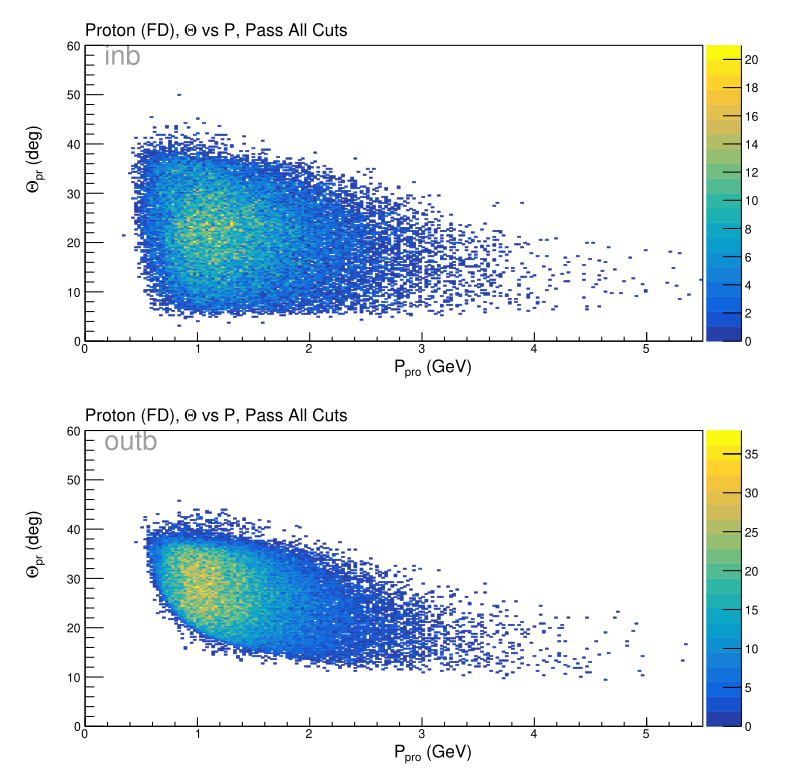

This chart was generated by the following Python code:
#!/usr/bin/env python 
import argparse 
import numpy as np
import math
# Trick for docker install to run headless
# and never use plt.show() 
# dont use matplotlib while running this code on the batch farm
#import matplotlib
#matplotlib.use('agg')
#import matplotlib.pyplot as plt 

################################################################
## note - this is used for analyzing the RAD elastic events
## that includes both ISR and FSR. First half is ISR CTOF

from array import array 
from ROOT import (TH1F, TH2F, TF1, TFile, TCanvas,
                  gPad, gStyle, TLatex, TGraphErrors,
                  TLine, kRed, kBlack, kBlue, kWhite, kTRUE, gROOT)

from ROOT import( RooRealVar, RooArgSet, RooArgList, RooDataHist,
                  RooGaussian, RooFit, RooAddPdf, RooPolynomial, RooFormulaVar, RooLinkedList)

default_histo = TH1F('default', '', 100, 0, 1)
default_histo2d = TH2F('default', '', 100, 0, 1, 100, 0, 1)
global_dump = []

gROOT.SetBatch(kTRUE);


def load_histos(file):
    ''' Use the ROOT file structure to load a dictionary of histograms. '''
    h = {}
    for k in file.GetListOfKeys():
        h[k.GetName()] = file.Get(k.GetName())
    return h

def setup_global_options():
    gStyle.SetOptTitle(0)
    gStyle.SetOptStat(0)
    gStyle.SetPalette(57)

def get_fit_limits(txt_file_name, sig_range):
    params = {}
    txt_file = open(txt_file_name,'r')
    for ll in txt_file:
        sect = int(ll.split(' ')[0])
        mean = float(ll.split(' ')[1])
        sig = float(ll.split(' ')[2])
        params[sect] = [mean+sig_range*sig, mean-sig_range*sig]
    return params
    
def getFitFractionalHeight( h_temp, h_name, percent_max, save_fits):
    # fitting routine adopted from Andrew Puckett.
    print(' special fitting routine ')
    xlow, xhigh, histmax = 0, 0, 0
    binlow, binhigh, binmax = 0, 0, 0

    
    binmax = h_temp.GetMaximumBin()
    histmax = h_temp.GetMaximum()#GetBinContent(h_temp.GetMaximumBin())
    #print('histmax ' + str(histmax))
    
    binlow = binmax
    binhigh = binmax

    while h_temp.GetBinContent(binhigh) >= percent_max*histmax and binhigh <= h_temp.GetNbinsX() : binhigh+=1
    while h_temp.GetBinContent(binlow) >= percent_max*histmax and binlow > 1 : binlow-=1
    
    xlow = h_temp.GetBinLowEdge(binlow)
    xhigh = h_temp.GetBinLowEdge(binhigh+1)
    
    print(h_name)
    print(' >> bin high values ' + str(binhigh) + ' bin low ' + str(binlow) )
    print(" >> values used " + str(xlow) + " " + str(xhigh) + " " + str(histmax) )
    
    fit_temp = TF1(h_name,'gaus', xlow, xhigh )
    fit_temp.SetParameter(0, histmax)
    fit_temp.SetParameter(1, h_temp.GetBinCenter(h_temp.GetMaximumBin()))
    
                              
    h_temp.Fit(h_name,"R") # add Q for quiet
    save_fits.append(fit_temp)
    
    temp_mean = fit_temp.GetParameter(1)
    temp_rms = fit_temp.GetParameter(2)
    
    return fit_temp#[temp_mean, temp_rms ]


def plot_sector_page(canvas, histos, title_formatter, label, save_name,
                     xtitle=None, ytitle=None, title=None,  log=False,
                     y_fit_range=None, landscape=False, x_range=None, vline=None, vline2=None,
                     hline=None, hlines = None ,special_plot = None, 
                     fit_par = None, fit_range=None, sector_fit_info=None, fract_fit=None, save_fit_results=None, vlines=None):

    root_garbage_can = []
    root_is_dumb = []
    canvas.Clear() 
    if landscape:
        canvas.Divide(3,2)
    else:
        canvas.Divide(2,3)

    fit_result_out = None
    if save_fit_results:
        fit_result_out = open( save_fit_results, 'w')


    for i in range(1,7):
        canvas.cd(i)

        #if isinstance(histos[title_formatter.format(i)], TH1F):
        if isinstance(histos.get(title_formatter.format(i), default_histo), TH1F):
            if x_range:
                histos.get(title_formatter.format(i), default_histo).GetXaxis().SetRangeUser(x_range[0], x_range[1])
                
            if not special_plot:
                histos.get(title_formatter.format(i), default_histo).SetFillColorAlpha(55, 0.65)
                histos.get(title_formatter.format(i), default_histo).Draw()
                histos.get(title_formatter.format(i), default_histo).SetMinimum(0)

            if y_fit_range:
                my_fit = TF1('myfit',"gaus(0)",y_fit_range[i-1][0], y_fit_range[i-1][1])
                label.DrawLatex(0.55, 0.86, '#mu = {0:6.4f}'.format(fit.GetParameter(1)))
                label.DrawLatex(0.55, 0.8, '#sigma = {0:6.4f}'.format(fit.GetParameter(2)))

            if vline:
                gPad.Update()
                ymax=gPad.GetUymax()                
                line = TLine(vline, 0,
                             vline, ymax)
                print(ymax)

                line.SetLineColor(kRed)
                line.SetLineStyle(1)
                line.Draw('same')
                root_garbage_can.append(line)
                global_dump.append(line)

            if vline2:
                gPad.Update()
                ymax=gPad.GetUymax()                
                print(ymax)
                print('drawing line HERE {}'.format(vline2))
                line2 = TLine(vline2, 0,
                              vline2, ymax)
                line2.SetLineColor(kRed)
                line2.SetLineStyle(1)
                line2.Draw('same')

            if vlines:
                gPad.Update()
                ymax=gPad.GetUymax()                
                line = TLine(vlines[i][0], 0,
                             vlines[i][0], ymax)
                line2 = TLine(vlines[i][1], 0,
                              vlines[i][1], ymax)

                print(ymax)

                line.SetLineColor(kRed)
                line.SetLineStyle(1)
                line2.SetLineColor(kRed)
                line2.SetLineStyle(1)
                line.Draw('same')
                line2.Draw('same')
                root_garbage_can.append(line)
                global_dump.append(line)            
                root_is_dumb.append(line2)
                global_dump.append(line2)
                
            
        #elif isinstance(histos[title_formatter.format(i)], TH2F):
        elif isinstance(histos.get(title_formatter.format(i), default_histo), TH2F):
            # histos[title_formatter.format(i)].Draw('colz')
            histos.get(title_formatter.format(i), default_histo).Draw('colz')
            if log:
                gPad.SetLogz() 
        else:
            #raise NotImplementedException('plot_sector_page only supports TH1F, TH2F')
            pass

        if vline:
            line = TLine(vline, histos.get(title_formatter.format(i), default_histo).GetYaxis().GetXmin(),
                         vline, histos.get(title_formatter.format(i), default_histo).GetYaxis().GetXmax())
            line.SetLineColor(1)
            line.SetLineStyle(1)
            line.Draw('same')
            root_garbage_can.append(line)
            root_is_dumb.append(line)

        if vline2:
            print('drawing line')
            line2 = TLine(vline2, histos.get(title_formatter.format(i), default_histo).GetYaxis().GetXmin(),
                         vline2, histos.get(title_formatter.format(i), default_histo).GetYaxis().GetXmax())
            line2.SetLineColor(1)
            line2.SetLineStyle(1)
            line2.Draw('same')
            root_is_dumb.append(line2)
            root_garbage_can.append(line2)

        if hline:
            xmin = histos.get(title_formatter.format(i)).GetXaxis().GetXmin()
            xmax = histos.get(title_formatter.format(i)).GetXaxis().GetXmax() 
            line = TLine(xmin, hline, xmax, hline)
            line.SetLineColor(1)
            line.SetLineStyle(1)
            line.Draw('same')
            root_garbage_can.append(line)
            
        if hlines:
            for hl in hlines:
                xmin = histos.get(title_formatter.format(i)).GetXaxis().GetXmin()
                xmax = histos.get(title_formatter.format(i)).GetXaxis().GetXmax() 
                line = TLine(xmin, hl, xmax, hl)
                line.SetLineColor(1)
                line.SetLineStyle(1)
                line.Draw('same')
                root_garbage_can.append(line)
            
    
        if title:
            label.DrawLatex(0.1, 0.925, title)

        if xtitle:
            label.DrawLatex(0.5, 0.015, xtitle)

        if ytitle:
            label.SetTextAngle(90)
            label.DrawLatex(0.04, 0.5, ytitle)
            label.SetTextAngle(0)


    if save_fit_results:
        fit_result_out.close()
    canvas.Print(save_name)


def plot_pass_fail_page_sidebyside(canvas, histos_inb, histos_outb, title_formatter, label, save_name,
                                   xtitle=None, ytitle=None, title=None, log=False,
                                   y_fit_range=None, landscape=False, x_range=None, vline=None, vline2=None,
                                   hline=None, vlines=None, cut_result_formatter=None):
    
    root_garbage_can = []
    root_is_dumb = []
    canvas.Clear() 
    canvas.Divide(1,2)
    canvas.cd(1)

    cut_result  = ['raw','fail','pass'] 
    color_result = [1,2,4]#kBlack, kBlue, kRed]
    cut_result_title=None
    if cut_result_formatter:
        cut_result_title = cut_result_formatter
    else:
        cut_result_title=cut_result

    result_index=0
    for rr in cut_result_title:
        result_index+=1                        
        if isinstance(histos_inb.get(title_formatter.format(rr), default_histo), TH1F):
            
            if x_range:
                histos_inb.get(title_formatter.format(rr), default_histo).GetXaxis().SetRangeUser(x_range[0], x_range[1])
                         
            histos_inb.get(title_formatter.format(rr), default_histo).SetFillColorAlpha(kWhite, 0)
            histos_inb.get(title_formatter.format(rr), default_histo).SetLineColor(color_result[result_index-1])
            histos_inb.get(title_formatter.format(rr), default_histo).Draw('same')
            if log:
                histos_inb.get(title_formatter.format(rr), default_histo).SetMinimum(0.1)
            label.DrawLatex(0.57, 0.8 - 0.05*(result_index-1), '#color[{}]'.format(color_result[result_index-1]) + '{' + cut_result[result_index-1] + '}')
                
    if title:
        label.DrawLatex(0.1, 0.925, title)
        
    if xtitle:
        label.DrawLatex(0.5, 0.015, xtitle)
                
    if ytitle:
        label.SetTextAngle(90)
        label.DrawLatex(0.04, 0.5, ytitle)
        label.SetTextAngle(0)

    flabel=TLatex()
    flabel.SetTextColorAlpha(1, 0.376)
    flabel.SetNDC()
    flabel.SetTextFont(42)
    flabel.SetTextSize(0.08)
    flabel.DrawLatex(0.125, 0.847, 'inb')


    canvas.cd(2)
    result_index=0
    for rr in cut_result_title:
        result_index+=1                        
        if isinstance(histos_outb.get(title_formatter.format(rr), default_histo), TH1F):
            
            if x_range:
                histos_outb.get(title_formatter.format(rr), default_histo).GetXaxis().SetRangeUser(x_range[0], x_range[1])
                         
            histos_outb.get(title_formatter.format(rr), default_histo).SetFillColorAlpha(kWhite, 0)
            histos_outb.get(title_formatter.format(rr), default_histo).SetLineColor(color_result[result_index-1])
            histos_outb.get(title_formatter.format(rr), default_histo).Draw('same')
            if log:
                histos_outb.get(title_formatter.format(rr), default_histo).SetMinimum(0.1)
            label.DrawLatex(0.57, 0.8 - 0.05*(result_index-1), '#color[{}]'.format(color_result[result_index-1]) + '{' + cut_result[result_index-1] + '}')
                
    if title:
        label.DrawLatex(0.1, 0.925, title)
        
    if xtitle:
        label.DrawLatex(0.5, 0.015, xtitle)
                
    if ytitle:
        label.SetTextAngle(90)
        label.DrawLatex(0.04, 0.5, ytitle)
        label.SetTextAngle(0)

    flabel=TLatex()
    flabel.SetTextColorAlpha(1, 0.376)
    flabel.SetNDC()
    flabel.SetTextFont(42)
    flabel.SetTextSize(0.08)
    flabel.DrawLatex(0.125, 0.847, 'outb')



    canvas.Print(save_name)

def plot_page_sidebyside(canvas, histos_inb, histos_outb, title_formatter, label, save_name,
                        xtitle=None, ytitle=None, title=None, log=False,
                        y_fit_range=None, landscape=False, x_range=None, vline=None, vline2=None, hlines_inb = None, hlines_outb=None,
                         hline=None, vlines_inb=None, vlines_outb=None):

    root_garbage_can = []
    root_is_dumb = []
    canvas.Clear() 
    canvas.Divide(1,2)

    canvas.cd(1)
    if isinstance(histos_inb.get(title_formatter, default_histo), TH1F):
        
        if x_range:
            histos_inb.get(title_formatter, default_histo).GetXaxis().SetRangeUser(x_range[0], x_range[1])
        if log:
            histos_inb.get(title_formatter, default_histo).SetMinimum(0.1)
        histos_inb.get(title_formatter, default_histo).Draw('same')
        if vline:
            gPad.Update()
            ymax=gPad.GetUymax()                                        
            line = TLine(vline, 0,
                         vline, ymax)
            line.SetLineColor(kRed)
            line.Draw("same")
            root_is_dumb.append(line)
        if vlines_inb:
            for vl in vlines_inb:
                gPad.Update()
                ymax=gPad.GetUymax()                                        
                line = TLine(vl, 0,
                             vl, ymax)

                line.SetLineColor(kRed)
                line.SetLineStyle(1)
                line.SetLineWidth(2)
                line.Draw('same')
                root_garbage_can.append(line)

    if isinstance(histos_inb.get(title_formatter, default_histo), TH2F):
        histos_inb.get(title_formatter, default_histo).Draw('colz')
        
    if title:
        label.DrawLatex(0.1, 0.925, title)
        
    if xtitle:
        label.DrawLatex(0.5, 0.015, xtitle)
        
    if ytitle:
        label.SetTextAngle(90)
        label.DrawLatex(0.04, 0.5, ytitle)
        label.SetTextAngle(0)
    flabel=TLatex()
    flabel.SetTextColorAlpha(1, 0.376)
    flabel.SetNDC()
    flabel.SetTextFont(42)
    flabel.SetTextSize(0.08)
    flabel.DrawLatex(0.125, 0.847, 'inb')

    if hlines_inb:
        for hl in hlines_inb:
            xmin = histos_inb.get(title_formatter).GetXaxis().GetXmin()
            xmax = histos_inb.get(title_formatter).GetXaxis().GetXmax() 
            line = TLine(xmin, hl, xmax, hl)
            line.SetLineColor(1)
            line.SetLineStyle(1)
            line.Draw('same')
            root_garbage_can.append(line)
        
    if vline:
        line = TLine(vline, histos_inb.get(title_formatter, default_histo).GetYaxis().GetXmin(),
                     vline, histos_inb.get(title_formatter, default_histo).GetYaxis().GetXmax())
        line.SetLineColor(1)
        line.SetLineStyle(1)
        line.Draw('same')
        root_garbage_can.append(line)

    ##############################
    ## outbending 
    canvas.cd(2)
    if isinstance(histos_outb.get(title_formatter, default_histo), TH1F):
        
        if x_range:
            histos_outb.get(title_formatter, default_histo).GetXaxis().SetRangeUser(x_range[0], x_range[1])
        if log:
            histos_outb.get(title_formatter, default_histo).SetMinimum(0.1)
        histos_outb.get(title_formatter, default_histo).Draw('same')
        if vline:
            gPad.Update()
            ymax=gPad.GetUymax()                                        
            line = TLine(vline, 0,
                         vline, ymax)
            line.SetLineColor(kRed)
            line.Draw("same")
            root_is_dumb.append(line)
        if vlines_outb:
            for vl in vlines_outb:
                gPad.Update()
                ymax=gPad.GetUymax()                                        
                line = TLine(vl, 0,
                             vl, ymax)

                line.SetLineColor(kRed)
                line.SetLineStyle(1)
                line.SetLineWidth(2)
                line.Draw('same')
                root_garbage_can.append(line)

            
    if isinstance(histos_outb.get(title_formatter, default_histo), TH2F):
        histos_outb.get(title_formatter, default_histo).Draw('colz')
        
    if title:
        label.DrawLatex(0.1, 0.925, title)
        
    if xtitle:
        label.DrawLatex(0.5, 0.015, xtitle)
        
    if ytitle:
        label.SetTextAngle(90)
        label.DrawLatex(0.04, 0.5, ytitle)
        label.SetTextAngle(0)
    flabel=TLatex()
    flabel.SetTextColorAlpha(1, 0.376)
    flabel.SetNDC()
    flabel.SetTextFont(42)
    flabel.SetTextSize(0.08)
    flabel.DrawLatex(0.125, 0.847, 'outb')

    if hlines_outb:
        for hl in hlines_outb:
            xmin = histos_outb.get(title_formatter).GetXaxis().GetXmin()
            xmax = histos_outb.get(title_formatter).GetXaxis().GetXmax() 
            line = TLine(xmin, hl, xmax, hl)
            line.SetLineColor(1)
            line.SetLineStyle(1)
            line.Draw('same')
            root_garbage_can.append(line)
        
    if vline:
        line = TLine(vline, histos_outb.get(title_formatter, default_histo).GetYaxis().GetXmin(),
                     vline, histos_outb.get(title_formatter, default_histo).GetYaxis().GetXmax())
        line.SetLineColor(1)
        line.SetLineStyle(1)
        line.Draw('same')
        root_garbage_can.append(line)


    canvas.Print(save_name)


def add_text_page(can, label, text, save_name):
    """ Write some text onto a page. """
    can.Clear()
    can.cd(1)
    label.DrawLatex(0.1, 0.5, text)
    can.Print(save_name)
    
    
if __name__ == '__main__':

    ap = argparse.ArgumentParser()
    ap.add_argument(
        '-iinb',
        '--input_inb_file',
        required=True
    )
    ap.add_argument(
        '-ioutb',
        '--input_outb_file',
        required=True
    )
    ap.add_argument(
        '-o',
        '--output_prefix',
        required=True
    )
    args = ap.parse_args()

    input_inb_rootfile = args.input_inb_file
    input_outb_rootfile = args.input_outb_file

    output_pdfname = args.output_prefix + '.pdf'
    rootfile_inb = TFile(input_inb_rootfile)
    rootfile_outb = TFile(input_outb_rootfile)
    histos_inb = load_histos(rootfile_inb)
    histos_outb = load_histos(rootfile_outb)
        
    setup_global_options() 

    can = TCanvas('can', 'can', 1100, 1100)
    can.SetBatch(kTRUE)

    lab = TLatex()
    lab.SetNDC()
    lab.SetTextFont(42)
    lab.SetTextSize(0.05)
    lab.SetTextColor(1)
    
    chi2_lines = [-6, -5, -4, -3, -2, -1, 1 , 2, 3, 4, 5, 6]
    
    can.Print('{}['.format(output_pdfname))


    # see the makineFinalPlots.py file for event selection based on calculated missing energy and masses

    # overview of final state events kinematics
    #plot_sector_page(can, histos, 'p_pro_theta_pass_all', lab, output_pdfname,
    #                 xtitle='P_{pro} (GeV)', ytitle='#Theta_{pr} (deg)', title='Proton (FD), #Theta vs P, Pass All Cuts')
    
    plot_page_sidebyside(can, histos_inb, histos_outb, 'p_pro_theta_pass_all', lab, output_pdfname,
                     xtitle='P_{pro} (GeV)', ytitle='#Theta_{pr} (deg)', title='Proton (FD), #Theta vs P, Pass All Cuts')

    plot_page_sidebyside(can, histos_inb, histos_outb, 'p_kp_theta_pass_all', lab, output_pdfname,
                     xtitle='P_{K^{+}} (GeV)', ytitle='#Theta_{K^{+}} (deg)', title='K^{ +}(FD), #Theta vs P, Pass All Cuts')

    plot_page_sidebyside(can, histos_inb, histos_outb,  'p_km_theta_pass_all', lab, output_pdfname,
                     xtitle='P_{K^{-}} (GeV)', ytitle='#Theta_{K^{-}} (deg)', title='K^{ -}(FD), #Theta vs P, Pass All Cuts')

    # can we further improve with cuts on beta vs p?
    # check beta vs p at beginning passing all exclusivity cuts
    # beta vs p
    plot_page_sidebyside(can, histos_inb, histos_outb, 'p_pro_beta_pass_all', lab, output_pdfname,
                     xtitle='P_{pro} (GeV)', ytitle='#beta_{pr}', title='Proton (FD), #beta vs P, Pass All Cuts')

    plot_page_sidebyside(can, histos_inb, histos_outb, 'p_kp_beta_pass_all', lab, output_pdfname,
                     xtitle='P_{K^{+}} (GeV)', ytitle='#beta_{K^{+}}', title='K^{ +}(FD), #beta vs P, Pass All Cuts')

    plot_page_sidebyside(can, histos_inb, histos_outb, 'p_km_beta_pass_all', lab, output_pdfname,
                     xtitle='P_{K^{-}} (GeV)', ytitle='#beta_{K^{-}}', title='K^{ -}(FD), #beta vs P, Pass All Cuts')

    # check relationship between chi2 and p
    
    plot_page_sidebyside(can, histos_inb, histos_outb, 'p_pro_chi2_pass_all', lab, output_pdfname,
                         xtitle='P_{pro} (GeV)', ytitle='#chi^{2}', title='Proton (FD), #chi^{2} vs P, Pass All Cuts', hlines_inb=chi2_lines, hlines_outb=chi2_lines)

    plot_page_sidebyside(can, histos_inb, histos_outb, 'p_kp_chi2_pass_all', lab, output_pdfname,
                     xtitle='P_{K^{+}} (GeV)', ytitle='#chi^{2}', title='K^{ +} (FD), #chi^{2} vs P, Pass All Cuts',  hlines_inb=chi2_lines, hlines_outb=chi2_lines)

    plot_page_sidebyside(can, histos_inb, histos_outb, 'p_km_chi2_pass_all', lab, output_pdfname,
                     xtitle='P_{K^{-}} (GeV)', ytitle='#chi^{2}', title='K^{ -}(FD), #chi^{2} vs P, Pass All Cuts',  hlines_inb=chi2_lines, hlines_outb=chi2_lines)

    # check relationship between chi2 and beta
    plot_page_sidebyside(can, histos_inb, histos_outb, 'beta_pro_chi2_pass_all', lab, output_pdfname,
                     xtitle='#beta_{pro} (GeV)', ytitle='#chi^{2}', title='Proton (FD), #chi^{2} vs #beta_{pro}, Pass All Cuts',  hlines_inb=chi2_lines, hlines_outb=chi2_lines)

    plot_page_sidebyside(can, histos_inb, histos_outb, 'beta_kp_chi2_pass_all', lab, output_pdfname,
                     xtitle='#beta_{K^{+}}', ytitle='#chi^{2}', title='K^{ +} (FD), #chi^{2} vs  #beta_{K^{+}}, Pass All Cuts',  hlines_inb=chi2_lines, hlines_outb=chi2_lines)

    plot_page_sidebyside(can, histos_inb, histos_outb, 'beta_km_chi2_pass_all', lab, output_pdfname,
                     xtitle='#beta_{K^{-}}', ytitle='#chi^{2}', title='K^{ -}(FD), #chi^{2} vs  #beta_{K^{-}}, Pass All Cuts',  hlines_inb=chi2_lines, hlines_outb=chi2_lines)


    #now show invariant mass before and after cutting on chi2 from -6 to 6 in intervals of 1
    plot_pass_fail_page_sidebyside(can, histos_inb, histos_outb, 'im_kpkm_pass_all_{}_6sigcut',  lab, output_pdfname,
                        xtitle='I.M. K^{ +}K^{ -} (GeV)', ytitle='counts', title='I.M. K^{ +}K^{ -}, w/ +-6#sigma #chi^{2}')

    #show effect of sigma cut on beta vs p. clearly it is a direct cut on beta as function of p
    plot_page_sidebyside(can, histos_inb, histos_outb,  'p_pro_beta_pass_all_pass_6sigcut', lab, output_pdfname,
              xtitle='P_{pro} (GeV)', ytitle='#beta_{pr}', title='Proton (FD), #beta vs P, w/ +-6#sigma #chi^{2}')
    
    plot_page_sidebyside(can, histos_inb, histos_outb, 'p_kp_beta_pass_all_pass_6sigcut', lab, output_pdfname,
              xtitle='P_{K^{+}} (GeV)', ytitle='#beta_{K^{+}}', title='K^{ +}(FD), #beta vs P, w/ +-6#sigma #chi^{2}')

    plot_page_sidebyside(can, histos_inb, histos_outb, 'p_km_beta_pass_all_pass_6sigcut', lab, output_pdfname,
              xtitle='P_{K^{-}} (GeV)', ytitle='#beta_{K^{-}}', title='K^{ -}(FD), #beta vs P, w/+-6#sigma #chi^{2}')
    
    
    plot_pass_fail_page_sidebyside(can, histos_inb, histos_outb, 'im_kpkm_pass_all_{}_5sigcut',  lab, output_pdfname,
                        xtitle='I.M. K^{ +}K^{ -} (GeV)', ytitle='counts', title='I.M. K^{ +}K^{ -}, w/ +-5#sigma #chi^{2}')

    #show effect of sigma cut on beta vs p. clearly it is a direct cut on beta as function of p
    plot_page_sidebyside(can, histos_inb, histos_outb,  'p_pro_beta_pass_all_pass_5sigcut', lab, output_pdfname,
              xtitle='P_{pro} (GeV)', ytitle='#beta_{pr}', title='Proton (FD), #beta vs P, w/ +-5#sigma #chi^{2}')
    
    plot_page_sidebyside(can, histos_inb, histos_outb, 'p_kp_beta_pass_all_pass_5sigcut', lab, output_pdfname,
              xtitle='P_{K^{+}} (GeV)', ytitle='#beta_{K^{+}}', title='K^{ +}(FD), #beta vs P, w/ +-5#sigma #chi^{2}')

    plot_page_sidebyside(can, histos_inb, histos_outb, 'p_km_beta_pass_all_pass_5sigcut', lab, output_pdfname,
              xtitle='P_{K^{-}} (GeV)', ytitle='#beta_{K^{-}}', title='K^{ -}(FD), #beta vs P, w/+-5#sigma #chi^{2}')



    plot_pass_fail_page_sidebyside(can, histos_inb, histos_outb, 'im_kpkm_pass_all_{}_4sigcut',  lab, output_pdfname,
                        xtitle='I.M. K^{ +}K^{ -} (GeV)', ytitle='counts', title='I.M. K^{ +}K^{ -}, Pass-Fail +-4#sigma #chi^{2}')

    #show effect of sigma cut on beta vs p. clearly it is a direct cut on beta as function of p
    #plot_page(can, histos_inb, histos_outb,'p_pro_beta_pass_all_pass_4sigcut', lab, output_pdfname,
    #          xtitle='P_{pro} (GeV)', ytitle='#beta_{pr}', title='Proton (FD), #beta vs P, w/ +-4#sigma #chi^{2}')
    
    #plot_page(c 'p_kp_beta_pass_all_pass_4sigcut', lab, output_pdfname,
    #          xtitle='P_{K^{+}} (GeV)', ytitle='#beta_{K^{+}}', title='K^{ +}(FD), #beta vs P, w/ +-4#sigma #chi^{2}')

    plot_page_sidebyside(can, histos_inb, histos_outb, 'p_km_beta_pass_all_pass_4sigcut', lab, output_pdfname,
              xtitle='P_{K^{-}} (GeV)', ytitle='#beta_{K^{-}}', title='K^{ -}(FD), #beta vs P, w/+-4#sigma #chi^{2}')


    plot_pass_fail_page_sidebyside(can, histos_inb, histos_outb, 'im_kpkm_pass_all_{}_3sigcut',  lab, output_pdfname,
                        xtitle='I.M. K^{ +}K^{ -} (GeV)', ytitle='counts', title='I.M. K^{ +}K^{ -}, Pass-Fail +-3#sigma #chi^{2}')

    #show effect of sigma cut on beta vs p. clearly it is a direct cut on beta as function of p
    plot_page_sidebyside(can, histos_inb, histos_outb, 'p_pro_beta_pass_all_pass_3sigcut', lab, output_pdfname,
              xtitle='P_{pro} (GeV)', ytitle='#beta_{pr}', title='Proton (FD), #beta vs P, w/ +-3#sigma #chi^{2}')
    
    plot_page_sidebyside(can, histos_inb, histos_outb,'p_kp_beta_pass_all_pass_3sigcut', lab, output_pdfname,
              xtitle='P_{K^{+}} (GeV)', ytitle='#beta_{K^{+}}', title='K^{ +}(FD), #beta vs P, w/ +-3#sigma #chi^{2}')

    plot_page_sidebyside(can, histos_inb, histos_outb,'p_km_beta_pass_all_pass_3sigcut', lab, output_pdfname,
              xtitle='P_{K^{-}} (GeV)', ytitle='#beta_{K^{-}}', title='K^{ -}(FD), #beta vs P, w/+-3#sigma #chi^{2}')


    plot_pass_fail_page_sidebyside(can, histos_inb, histos_outb, 'im_kpkm_pass_all_{}_2sigcut',  lab, output_pdfname,
                        xtitle='I.M. K^{ +}K^{ -} (GeV)', ytitle='counts', title='I.M. K^{ +}K^{ -}, Pass-Fail +-2#sigma #chi^{2}')

    #show effect of sigma cut on beta vs p. clearly it is a direct cut on beta as function of p
    plot_page_sidebyside(can, histos_inb, histos_outb,'p_pro_beta_pass_all_pass_2sigcut', lab, output_pdfname,
              xtitle='P_{pro} (GeV)', ytitle='#beta_{pr}', title='Proton (FD), #beta vs P, w/ +-2#sigma #chi^{2}')
    
    plot_page_sidebyside(can, histos_inb, histos_outb,'p_kp_beta_pass_all_pass_2sigcut', lab, output_pdfname,
              xtitle='P_{K^{+}} (GeV)', ytitle='#beta_{K^{+}}', title='K^{ +}(FD), #beta vs P, w/ +-2#sigma #chi^{2}')

    plot_page_sidebyside(can, histos_inb, histos_outb,'p_km_beta_pass_all_pass_2sigcut', lab, output_pdfname,
              xtitle='P_{K^{-}} (GeV)', ytitle='#beta_{K^{-}}', title='K^{ -}(FD), #beta vs P, w/+-2#sigma #chi^{2}')


    plot_pass_fail_page_sidebyside(can, histos_inb, histos_outb, 'im_kpkm_pass_all_{}_1sigcut',  lab, output_pdfname,
                        xtitle='I.M. K^{ +}K^{ -} (GeV)', ytitle='counts', title='I.M. K^{ +}K^{ -}, Pass-Fail +-1#sigma #chi^{2}')

    #show effect of sigma cut on beta vs p. clearly it is a direct cut on beta as function of p
    plot_page_sidebyside(can, histos_inb, histos_outb,'p_pro_beta_pass_all_pass_1sigcut', lab, output_pdfname,
              xtitle='P_{pro} (GeV)', ytitle='#beta_{pr}', title='Proton (FD), #beta vs P, w/ +-1#sigma #chi^{2}')
    
    plot_page_sidebyside(can, histos_inb, histos_outb,'p_kp_beta_pass_all_pass_1sigcut', lab, output_pdfname,
              xtitle='P_{K^{+}} (GeV)', ytitle='#beta_{K^{+}}', title='K^{ +}(FD), #beta vs P, w/ +-1#sigma #chi^{2}')

    plot_page_sidebyside(can, histos_inb, histos_outb,'p_km_beta_pass_all_pass_1sigcut', lab, output_pdfname,
              xtitle='P_{K^{-}} (GeV)', ytitle='#beta_{K^{-}}', title='K^{ -}(FD), #beta vs P, w/+-1#sigma #chi^{2}')

                        

    ## cut on the vertex difference between kp and km
    plot_page_sidebyside(can, histos_inb, histos_outb,'p_kp_dvz_kpkm_pass_all', lab, output_pdfname,
                         xtitle='P_{K^{+}} (GeV)', ytitle='#Delta Vz_{K^{+}} - Vz_{K^{-}} (cm)', title='K^{ +}(FD), #Delta Vz_{K^{+}} - Vz_{K^{-}} vs P_{K^{+}}, Pass', 
                         hlines_inb=[-7,5], hlines_outb=[-6, 9])

    plot_page_sidebyside(can, histos_inb, histos_outb,'dvz_kpkm_pass_all', lab, output_pdfname,
    xtitle='#Delta Vz_{K^{+}} - Vz_{K^{-}} (cm)', ytitle='counts', title='(FD), #Delta Vz_{K^{+}} - Vz_{K^{-}}, Pass', 
                         vlines_inb=[-7,5], vlines_outb=[-6, 9])


    plot_pass_fail_page_sidebyside(can, histos_inb, histos_outb, 'im_kpkm_{}',  lab, output_pdfname,
                        xtitle='I.M. K^{ +}K^{ -} (GeV)', ytitle='counts', title='I.M. K^{ +}K^{ -}, Pass-Fail #Delta Vz_{K^{ +}} - Vz_{K^{ -}}',
                        cut_result_formatter=['pass_all','pass_all_fail_dvz_kpkm','pass_all_pass_dvz_kpkm'])

    ## cut on the momentum of the proton 
    ## motivated by beta vs p and high P separation of proton , kaon, pion
    plot_page_sidebyside(can, histos_inb, histos_outb,'p_pro_beta_pass_all', lab, output_pdfname,
              xtitle='P_{pro} (GeV)', ytitle='#beta_{pro}', title='Proton (FD), #beta_{pro} vs P_{pro}, Pass All Cuts', vline=3.5)
    
    plot_pass_fail_page_sidebyside(can, histos_inb, histos_outb, 'im_kpkm_{}',  lab, output_pdfname,
                        xtitle='I.M. K^{ +}K^{ -} (GeV)', ytitle='counts', title='I.M. K^{ +}K^{ -}, Pass-Fail P_{pro} Cut',
                        cut_result_formatter=['pass_all','pass_all_high_pro_p','pass_all_low_pro_p'])

    ## cut on the momentum of the both charged kaons
    ## motivated by beta vs p and high P separation of proton , kaon, pion
    plot_page_sidebyside(can, histos_inb, histos_outb,'p_kp_beta_pass_all', lab, output_pdfname,
              xtitle='P_{K^{+}} (GeV)', ytitle='#beta_{K^{ +}}', title='K^{ +} (FD), #beta_{K^{ +}} vs P_{K^{ +}}, Pass All Cuts', vline=3.5)

    plot_page_sidebyside(can, histos_inb, histos_outb,'p_km_beta_pass_all', lab, output_pdfname,
              xtitle='P_{K^{-}} (GeV)', ytitle='#beta_{K^{ -}}', title='K^{ -} (FD), #beta_{K^{ -}} vs P_{K^{ -}}, Pass All Cuts', vline=3.5)
    
    plot_pass_fail_page_sidebyside(can, histos_inb, histos_outb, 'im_kpkm_{}',  lab, output_pdfname,
                        xtitle='I.M. K^{ +}K^{ -} (GeV)', ytitle='counts', title='I.M. K^{ +}K^{ -}, Pass-Fail P_{K^{ +}},P_{K^{ -}} Cut',
                        cut_result_formatter=['pass_all','pass_all_high_kaonPM_p','pass_all_low_kaonPM_p'])
    
    
    
    ## cut on the angle of the proton, and kaonP and kaonM to limit tracks strictly to FD coverage, 35 degrees    
    plot_page_sidebyside(can, histos_inb, histos_outb, 'p_pro_theta_pass_all', lab, output_pdfname,
                         xtitle='P_{pro} (GeV)', ytitle='#Theta_{pr} (deg)', title='Proton (FD), #Theta vs P, Pass All Cuts', hlines_inb=[35], hlines_outb=[35])

    plot_page_sidebyside(can, histos_inb, histos_outb, 'p_kp_theta_pass_all', lab, output_pdfname,
                     xtitle='P_{K^{+}} (GeV)', ytitle='#Theta_{K^{+}} (deg)', title='K^{ +}(FD), #Theta vs P, Pass All Cuts', hlines_inb=[35], hlines_outb=[35])

    plot_page_sidebyside(can, histos_inb, histos_outb,'p_km_theta_pass_all', lab, output_pdfname,
                     xtitle='P_{K^{-}} (GeV)', ytitle='#Theta_{K^{-}} (deg)', title='K^{ -}(FD), #Theta vs P, Pass All Cuts', hlines_inb=[35], hlines_outb=[35])
    
    plot_pass_fail_page_sidebyside(can, histos_inb, histos_outb, 'im_kpkm_{}',  lab, output_pdfname,
                        xtitle='I.M. K^{ +}K^{ -} (GeV)', ytitle='counts', title='I.M. K^{ +}K^{ -}, Pass-Fail #theta<35 deg Cuts',
                        cut_result_formatter=['pass_all','pass_all_fail_thetaFD','pass_all_pass_thetaFD'])

    
    plot_page_sidebyside(can, histos_inb, histos_outb, 'cpl_pro_pass_all', lab, output_pdfname,
                     xtitle='Coplanarity #Theta_{pr}', ytitle='counts', title='Proton (FD), Coplanarity #Theta_{pr}, Pass All Cuts', vline=9)

    plot_page_sidebyside(can, histos_inb, histos_outb,'cpl_kp_pass_all', lab, output_pdfname,
                     xtitle='Coplanarity #Theta_{K^{ +}}', ytitle='counts', title='K^{ +} (FD), Coplanarity #Theta_{K^{ +}}, Pass All Cuts', vline=9)

    plot_page_sidebyside(can, histos_inb, histos_outb,'cpl_km_pass_all', lab, output_pdfname,
                     xtitle='Coplanarity #Theta_{K^{ -}}', ytitle='counts', title='K^{ -} (FD), Coplanarity #Theta_{K^{ -}}, Pass All Cuts', vline=9)
    
    plot_pass_fail_page_sidebyside(can, histos_inb, histos_outb, 'im_kpkm_{}',  lab, output_pdfname,
                        xtitle='I.M. K^{ +}K^{ -} (GeV)', ytitle='counts', title='I.M. K^{ +}K^{ -}, Pass-Fail Coplan. #theta_{pr}<9 deg Cuts',
                        cut_result_formatter=['pass_all','pass_all_fail_cpl_pro','pass_all_pass_cpl_pro'])

    plot_pass_fail_page_sidebyside(can, histos_inb, histos_outb,'im_kpkm_{}',  lab, output_pdfname,
                        xtitle='I.M. K^{ +}K^{ -} (GeV)', ytitle='counts', title='I.M. K^{ +}K^{ -}, Pass-Fail Coplan. #theta_{K^{ +}}<9 deg Cuts',
                        cut_result_formatter=['pass_all','pass_all_fail_cpl_kp','pass_all_pass_cpl_kp'])

    plot_pass_fail_page_sidebyside(can, histos_inb, histos_outb, 'im_kpkm_{}',  lab, output_pdfname,
                        xtitle='I.M. K^{ +}K^{ -} (GeV)', ytitle='counts', title='I.M. K^{ +}K^{ -}, Pass-Fail Coplan. #theta_{K^{ -}}<9 deg Cuts',
                        cut_result_formatter=['pass_all','pass_all_fail_cpl_km','pass_all_pass_cpl_km'])

    plot_pass_fail_page_sidebyside(can, histos_inb, histos_outb,'im_kpkm_{}',  lab, output_pdfname,
                        xtitle='I.M. K^{ +}K^{ -} (GeV)', ytitle='counts', title='I.M. K^{ +}K^{ -}, Pass-Fail All Coplan. Cuts',
                        cut_result_formatter=['pass_all','pass_all_fail_cpl_all','pass_all_pass_cpl_all'])
    
    ## with additional cuts
    ## mntm on kp and km
    ## angle max on pr and kp km
    ## chi2 max of 6
    ## delta vz of kpkm
    plot_pass_fail_page_sidebyside(can, histos_inb, histos_outb, 'im_kpkm_{}',  lab, output_pdfname,
                        xtitle='I.M. K^{ +}K^{ -} (GeV)', ytitle='counts', title='I.M. K^{ +}K^{ -}, Pass-Fail Additional Cuts',
                        cut_result_formatter=['pass_all','pass_all_fail_additional','pass_all_pass_additional'])
    
    

    can.Print('{}]'.format(output_pdfname))
